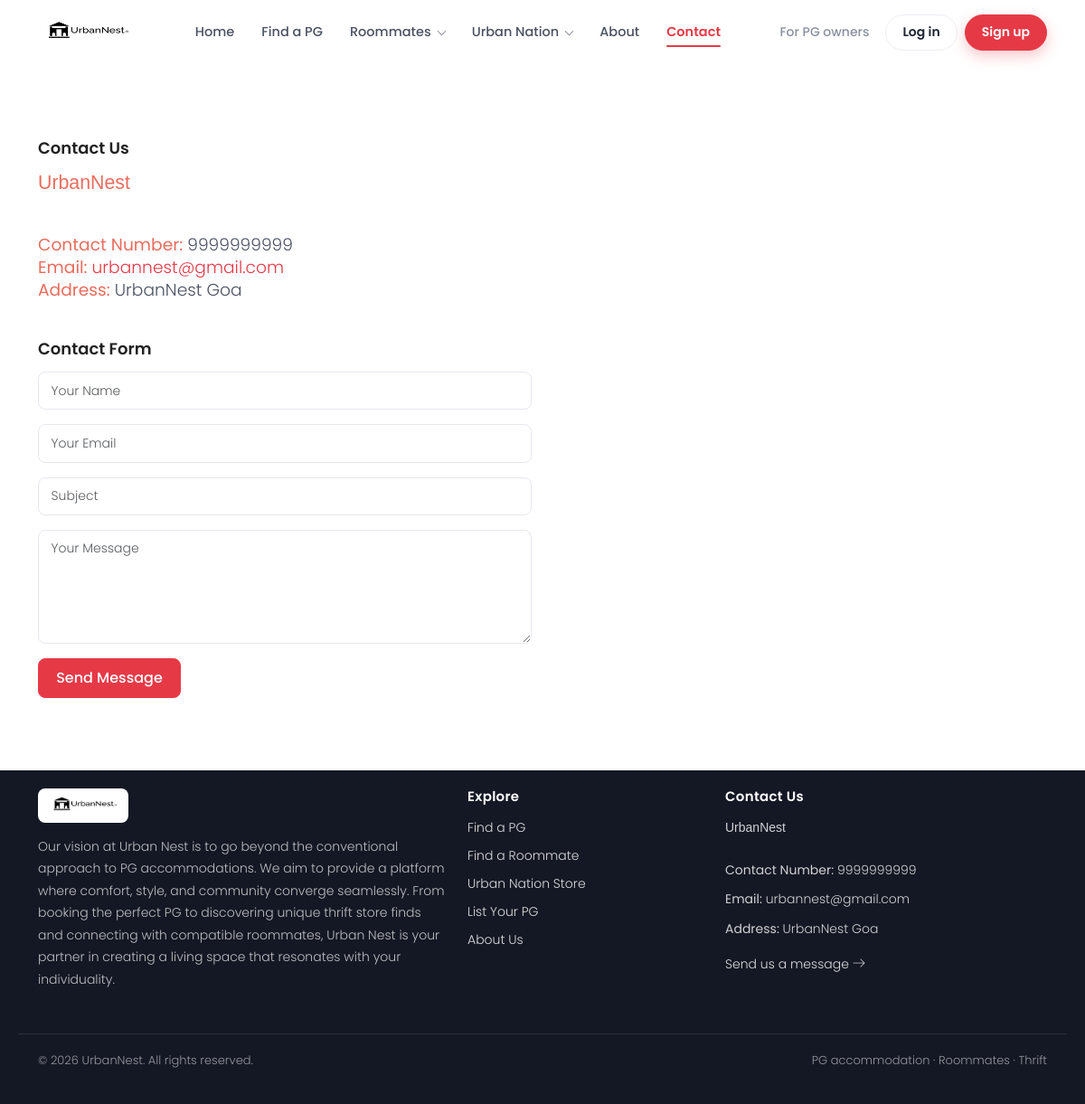
The page /contact.php on the database its author committed.
### tables this page shows
CREATE TABLE `tblpages` (
  `ID` int(11) NOT NULL,
  `PageType` varchar(200) DEFAULT NULL,
  `PageTitle` mediumtext DEFAULT NULL,
  `PageDescription` mediumtext DEFAULT NULL,
  `UpdationDate` timestamp NULL DEFAULT NULL ON UPDATE current_timestamp()
);

### includes/security.php (called while the page is built, shortened)
<?php
function h($value): string
{
    return htmlspecialchars((string) ($value ?? ''), ENT_QUOTES, 'UTF-8');
}

### contact.php (the view, shortened to what this page needs)
<?php
require_once __DIR__ . '/includes/security.php';
?>
<!DOCTYPE html>
<html lang="en" class="no-js">
<head>
	<?php include __DIR__ . '/includes/head.php'; ?>
</head>
<body>
	<?php include_once ('includes/header.php'); ?>
	<section class="about-area section-gap bg-white">
		<div class="container">
			<div class="row d-flex justify-content-end align-items-center">
				<div class="col-lg-6">
					<?php
					$ret = mysqli_query($con, "select * from tblpages where PageType='contactus'");
					while ($row = mysqli_fetch_array($ret)) {
						?>
						<div class="single-about">
							<h4>
								<?php echo $row['PageTitle']; ?>
							</h4>
							<p>
								<?php echo $row['PageDescription']; ?>
							</p>
						</div>
					<?php } ?>
					<div class="single-about">
						<h4>Contact Form</h4>
						<form action="https://api.web3forms.com/submit" method="post">
							<div class="form-group">
								<input type="text" class="form-control" name="name" placeholder="Your Name" required>
							</div>
							<div class="form-group">
								<input type="email" class="form-control" name="email" placeholder="Your Email" required>
							</div>
							<div class="form-group">
								<input type="text" class="form-control" name="subject" placeholder="Subject" required>
							</div>
							<div class="form-group">
								<textarea class="form-control" rows="5" name="message" placeholder="Your Message"
									required></textarea>
							</div>
							<button type="submit" class="btn btn-primary">Send Message</button>
						</form>
					</div>
				</div>
				<div class="col-lg-6 about-right no-padding">
				</div>
			</div>
		</div>
	</section>
	<?php include_once ('includes/footer.php'); ?>
</body>
</html>

### includes/footer.php (shortened to what this page needs)
<?php
require_once __DIR__ . '/security.php';
$footerPages = ['aboutus' => null, 'contactus' => null];
$footerRes = mysqli_query($con, "SELECT PageType, PageTitle, PageDescription FROM tblpages WHERE PageType IN ('aboutus', 'contactus')");
if ($footerRes) {
	while ($footerRow = mysqli_fetch_assoc($footerRes)) {
		$footerPages[$footerRow['PageType']] = $footerRow;
	}
}
?>
<footer class="site-footer">
	<div class="container">
		<div class="row g-4">
			<div class="col-lg-5 col-md-12">
				<a class="footer-brand d-inline-block" href="index.php"><img src="img/pglogo.png" alt="UrbanNest"></a>
				<div class="footer-about">
					<?php if (!empty($footerPages['aboutus']['PageDescription'])) { ?>
						<?= $footerPages['aboutus']['PageDescription'] ?>
					<?php } else { ?>
						<p>UrbanNest helps students and working professionals find PG accommodation, compatible roommates and pre-loved essentials in one place.</p>
					<?php } ?>
				</div>
			</div>
			<div class="col-lg-3 col-md-6 col-6">
				<h6>Explore</h6>
				<ul class="footer-links">
					<li><a href="pg.php">Find a PG</a></li>
					<li><a href="find-roommate.php">Find a Roommate</a></li>
					<li><a href="resellNation/">Urban Nation Store</a></li>
					<li><a href="owner/login.php">List Your PG</a></li>
					<li><a href="about-us.php">About Us</a></li>
				</ul>
			</div>
			<div class="col-lg-4 col-md-6 col-6">
				<h6><?= h($footerPages['contactus']['PageTitle'] ?? 'Contact Us') ?></h6>
				<div class="footer-contact">
					<?php if (!empty($footerPages['contactus']['PageDescription'])) { ?>
						<?= $footerPages['contactus']['PageDescription'] ?>
					<?php } ?>
				</div>
				<a class="d-inline-block mt-2" href="contact.php">Send us a message <span class="lnr lnr-arrow-right"></span></a>
			</div>
		</div>
	</div>
	<div class="footer-bottom">
		<div class="container d-flex flex-wrap justify-content-between gap-2">
			<span>&copy; <?= date('Y') ?> UrbanNest. All rights reserved.</span>
			<span>PG accommodation &middot; Roommates &middot; Thrift</span>
		</div>
	</div>
</footer>

### css/main.css (style rules this page uses)
body { color: #777777; font-family: "Poppins", sans-serif; font-size: 14px; font-weight: 300; line-height: 1.625em; position: relative; }
ol, ul { margin: 0; padding: 0; list-style: none; }
a { -webkit-transition: all 0.3s ease 0s; -moz-transition: all 0.3s ease 0s; -o-transition: all 0.3s ease 0s; transition: all 0.3s ease 0s; }
a, a:focus, a:hover { text-decoration: none; outline: 0; }
h1, h2, h3, h4, h5, h6 { font-family: "Poppins", sans-serif; color: #222222; line-height: 1.2em !important; margin-bottom: 0; margin-top: 0; font-weight: 500; }
h4, .h4 { font-size: 18px; }
h6, .h6 { font-size: 14px; color: #222222; }
.flex-wrap { -webkit-flex-wrap: wrap; -moz-flex-wrap: wrap; -ms-flex-wrap: wrap; flex-wrap: wrap; }
.no-padding { padding: 0; }
b, i, sup, sub, u, del { color: #ea6c5d; }
h4 { font-size: 18px; }
h6 { font-size: 14px; }
h1, h2, h3, h4, h5, h6 { line-height: 1.5em; }
.section-gap { padding: 120px 0px; }
.about-area { background: #f9f9ff; }
.about-area .single-about { margin-bottom: 40px; }
.about-area .single-about:last-child { margin-bottom: 0; }
.about-area h4 { margin-bottom: 15px; }
.about-area p { margin: 0; }
h6 { color: #fff; margin-bottom: 25px; font-size: 18px; font-weight: 600; }

### css/urbannest.css (style rules this page uses)
:root { --un-red: #e63946; --un-red-dark: #c1121f; --un-red-soft: #fdecee; --un-ink: #1d2433; --un-text: #4a5162; --un-muted: #8a90a0; --un-line: #e6e8ee; --un-bg: #f6f7fb; --un-radius: 12px; --un-shadow: 0 6px 24px rgba(29, 36, 51, 0.08); --bs-primary: var(--un-red); --bs-primary-rgb: 230, 57, 70; --bs-link-color: var(--un-red); --bs-link-color-rgb: 230, 57, 70; --bs-link-hover-color: var(--un-red-dark); --bs-link-hover-color-rgb: 193, 18, 31; --bs-body-font-family: 'Poppins', system-ui, -apple-system, 'Segoe UI', Roboto, sans-serif; --bs-body-color: var(--un-text); }
html { scroll-behavior: smooth; }
body { font-family: var(--bs-body-font-family); color: var(--un-text); background: #fff; font-size: 15px; line-height: 1.65; display: flex; flex-direction: column; min-height: 100vh; }
body > .site-footer { margin-top: auto; }
h1, h2, h3, h4, h5, h6 { font-family: var(--bs-body-font-family); font-weight: 600; }
img { max-width: 100%; height: auto; }
a { color: var(--un-red); transition: color .15s ease; }
.form-group { margin-bottom: 1rem; }
.btn { border-radius: 8px; font-weight: 500; padding: .55rem 1.2rem; }
.btn-primary, .btn-danger, .btn-brand { --bs-btn-bg: var(--un-red); --bs-btn-border-color: var(--un-red); --bs-btn-hover-bg: var(--un-red-dark); --bs-btn-hover-border-color: var(--un-red-dark); --bs-btn-active-bg: var(--un-red-dark); --bs-btn-active-border-color: var(--un-red-dark); --bs-btn-disabled-bg: var(--un-red); --bs-btn-disabled-border-color: var(--un-red); --bs-btn-color: #fff; --bs-btn-hover-color: #fff; --bs-btn-active-color: #fff; }
.form-control, .form-select { border-radius: 8px; border-color: var(--un-line); padding: .6rem .85rem; font-size: 14px; color: var(--un-ink); }
.section-gap { padding: 80px 0; }
.site-footer { background: #141824; color: rgba(255, 255, 255, .72); font-size: 14px; padding: 56px 0 0; }
.site-footer h6 { color: #fff; font-size: 15px; font-weight: 600; letter-spacing: .3px; margin-bottom: 14px; }
.site-footer .footer-brand img { height: 38px; width: auto; background: #fff; border-radius: 8px; padding: 4px 8px; margin-bottom: 14px; }
.site-footer p, .site-footer .footer-about { color: rgba(255, 255, 255, .72); line-height: 1.75; margin-bottom: .5rem; }
.site-footer .footer-about * { color: inherit !important; font-size: inherit !important; background: transparent !important; }
.site-footer a { color: rgba(255, 255, 255, .85); text-decoration: none; }
.site-footer .footer-links { list-style: none; padding: 0; margin: 0; }
.site-footer .footer-links li { margin-bottom: 8px; }
.site-footer .footer-contact * { color: rgba(255, 255, 255, .8) !important; font-size: 14px !important; background: transparent !important; }
.site-footer .footer-bottom { border-top: 1px solid rgba(255, 255, 255, .1); margin-top: 40px; padding: 18px 0; font-size: 13px; color: rgba(255, 255, 255, .55); }
.site-footer .footer-contact, .site-footer .footer-about { overflow-wrap: anywhere; }

### contact.php (style rules this page uses)
footer { width: 100%; display: grid; place-item: center; padding: 20px !important; }

### rows shown on the page
tblpages: PageTitle "Contact Us", PageDescription "UrbanNest Contact Number: 9999999999 Email: urbannest@gmail.com Address: UrbanNest Goa"
tblpages: PageDescription "Our vision at Urban Nest is to go beyond the conventional approach to PG accommodations. We aim to provide a platform where comfort, style, and community converge seamlessly. From booking the perfect PG to discovering unique thrift store finds and connecting with compatible roommates, Urban Nest is your partner in creating a living space that resonates with your individuality."
